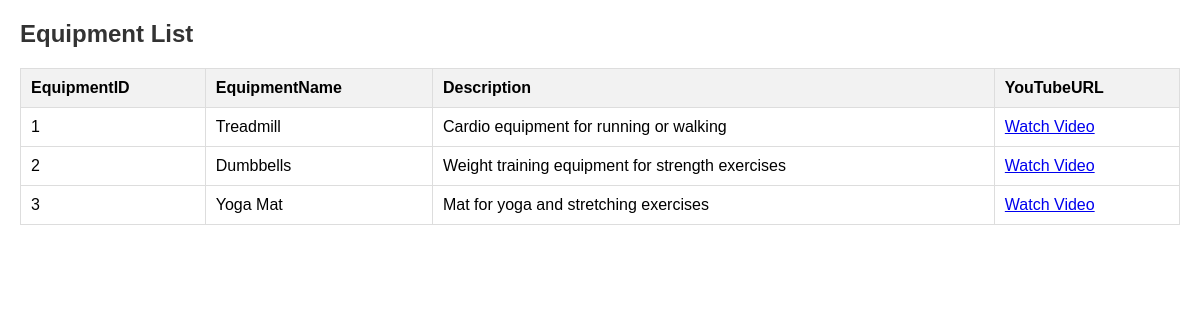
Page /equipment.php on the committed database.
### tables this page shows
CREATE TABLE `Equipment` (
  `EquipmentID` int(11) unsigned NOT NULL,
  `EquipmentName` varchar(50) NOT NULL,
  `Description` varchar(255) DEFAULT NULL,
  `YouTubeURL` varchar(255) DEFAULT NULL,
  PRIMARY KEY (`EquipmentID`)
);

### equipment.php (the view, shortened to what this page needs)
<?php
$conn = connectDB();
$sql = "SELECT * FROM Equipment";
$result = $conn->query($sql);
if ($result->num_rows > 0) {
    $equipmentData = $result->fetch_all(MYSQLI_ASSOC);
} else {
    echo "No equipment data found.";
    exit();
}
?>
<!DOCTYPE html>
<html lang="en">
<head>
</head>
<body>
<h2>Equipment List</h2>
<table>
    <thead>
        <tr>
            <th>EquipmentID</th>
            <th>EquipmentName</th>
            <th>Description</th>
            <th>YouTubeURL</th>
        </tr>
    </thead>
    <tbody>
    <?php foreach ($equipmentData as $equipment): ?>
    <tr>
        <td><?php echo $equipment['EquipmentID']; ?></td>
        <td><?php echo $equipment['EquipmentName']; ?></td>
        <td><?php echo $equipment['Description']; ?></td>
        <td>
        <?php if (!empty($equipment['YouTubeURL'])): ?>
                <a href="<?php echo $equipment['YouTubeURL']; ?>" target="_blank">Watch Video</a>
            <?php else: ?>
                No video available
            <?php endif; ?>
        </td>
    </tr>
<?php endforeach; ?>
    </tbody>
</table>
</body>
</html>

### equipment.php (style rules this page uses)
body { font-family: Arial, sans-serif; margin: 20px; }
h2 { color: #333; }
table { width: 100%; border-collapse: collapse; margin-top: 20px; }
table, th, td { border: 1px solid #ddd; }
th, td { padding: 10px; text-align: left; }
th { background-color: #f2f2f2; }

### rows in the picture
equipment: EquipmentID "1", EquipmentName "Treadmill", Description "Cardio equipment for running or walking"
equipment: EquipmentID "2", EquipmentName "Dumbbells", Description "Weight training equipment for strength exercises"
equipment: EquipmentID "3", EquipmentName "Yoga Mat", Description "Mat for yoga and stretching exercises"
